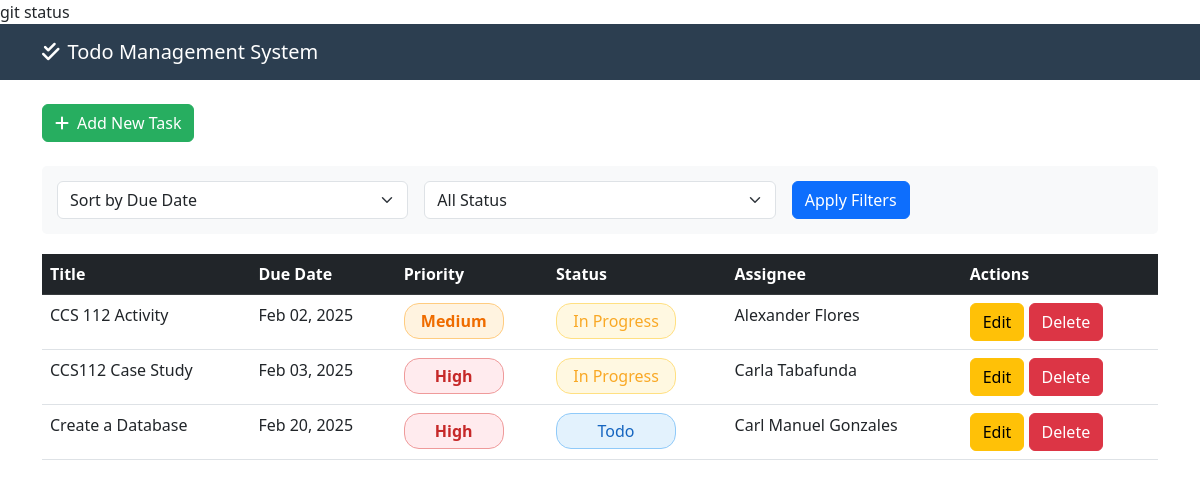
The page / on the database its author committed.
### tables this page shows
CREATE TABLE `tasks` (
  `id` int(11) NOT NULL,
  `title` varchar(255) NOT NULL,
  `description` text DEFAULT NULL,
  `due_date` date NOT NULL,
  `priority` enum('Low','Medium','High') DEFAULT 'Medium',
  `status` enum('todo','in_progress','done') DEFAULT 'todo',
  `created_at` timestamp NOT NULL DEFAULT current_timestamp(),
  `updated_at` timestamp NOT NULL DEFAULT current_timestamp() ON UPDATE current_timestamp(),
  `assignee_id` int(11) DEFAULT NULL
);

CREATE TABLE `users` (
  `id` int(11) NOT NULL,
  `name` varchar(255) NOT NULL
);

### index.php (the view, shortened to what this page needs)
<!DOCTYPE html>
<html lang="en">
<head>
    <link href="https://cdn.jsdelivr.net/npm/bootstrap@5.3.0/dist/css/bootstrap.min.css" rel="stylesheet">
    <link rel="stylesheet" href="https://cdnjs.cloudflare.com/ajax/libs/font-awesome/6.0.0/css/all.min.css">
</head>
<body>
    <nav class="navbar navbar-expand-lg navbar-dark mb-4">
        <div class="container">
            <a class="navbar-brand" href="#"><i class="fas fa-check-double me-2"></i>Todo Management System</a>
        </div>
    </nav>
    <div class="container">
        <div class="row mb-4">
            <div class="col">
                <a href="add_task.php" class="btn add-task-btn text-white">
                    <i class="fas fa-plus me-2"></i>Add New Task
                </a>
            </div>
        </div>
        <div class="filter-section">
            <form class="row g-3">
                <div class="col-md-4">
                    <select class="form-select" name="sort_by">
                        <option value="due_date">Sort by Due Date</option>
                    </select>
                </div>
                <div class="col-md-4">
                    <select class="form-select" name="status_filter">
                        <option value="all">All Status</option>
                    </select>
                </div>
                <div class="col-md-4">
                    <button type="submit" class="btn btn-primary">Apply Filters</button>
                </div>
            </form>
        </div>
        <div class="table-responsive">
            <table class="table table-hover">
                <thead class="table-dark">
                    <tr>
                        <th>Title</th>
                        <th>Due Date</th>
                        <th>Priority</th>
                        <th>Status</th>
                        <th>Assignee</th>
                        <th>Actions</th>
                    </tr>
                </thead>
                <tbody>
                    <?php
                    include 'db_connect.php';
                    $sort = isset($_GET['sort_by']) ? $_GET['sort_by'] : 'due_date';
                    $query = "SELECT * FROM tasks";
                    if ($sort == 'priority') {
                        $query .= " ORDER BY FIELD(priority, 'High', 'Medium', 'Low')";
                    } elseif ($sort == 'status') {
                        $query .= " ORDER BY FIELD(status, 'todo', 'in_progress', 'done')";
                    } else {
                        $query .= " ORDER BY due_date";
                    }
                    $result = mysqli_query($conn, $query);
                    while ($row = mysqli_fetch_assoc($result)) {
                        $assignee_name = 'No assignee';
                        if ($row['assignee_id']) {
                            $assignee_query = "SELECT name FROM users WHERE id = {$row['assignee_id']}";
                            $assignee_result = mysqli_query($conn, $assignee_query);
                            $assignee = mysqli_fetch_assoc($assignee_result);
                            $assignee_name = $assignee['name'];
                        }
                    ?>
                    <tr data-href="view_task.php?id=<?php echo $row['id']; ?>" class="clickable-row">
                        <td><?php echo htmlspecialchars($row['title']); ?></td>
                        <td><?php echo date('M d, Y', strtotime($row['due_date'])); ?></td>
                        <td>
                            <span class="priority-badge priority-<?php echo strtolower($row['priority']); ?>">
                                <?php echo $row['priority']; ?>
                            </span>
                        </td>
                        <td>
                            <span class="status-badge status-<?php echo str_replace('_', '-', $row['status']); ?>">
                                <?php echo ucwords(str_replace('_', ' ', $row['status'])); ?>
                            </span>
                        </td>
                        <td><?php echo $assignee_name; ?></td>
                        <td>
                            <a href="edit_task.php?id=<?php echo $row['id']; ?>" class="btn btn-warning">Edit</a>
                            <a href="delete_task.php?id=<?php echo $row['id']; ?>" class="btn btn-danger delete-link">Delete</a>
                        </td>
                    </tr>
                    <?php } ?>
                </tbody>
            </table>
        </div>
    </div>
</body>
</html>

### index.php (style rules this page uses)
.navbar { background-color: #2c3e50; }
.navbar-brand { color: white !important; }
.add-task-btn { background-color: #27ae60; border-color: #27ae60; }
.filter-section { background-color: #f8f9fa; padding: 15px; border-radius: 5px; margin-bottom: 20px; }
.priority-badge { padding: 5px 10px; border-radius: 15px; font-weight: bold; text-align: center; width: 100px; display: inline-block; }
.priority-high { background-color: #ffebee; color: #c62828; border: 1px solid #ef9a9a; }
.priority-medium { background-color: #fff3e0; color: #ef6c00; border: 1px solid #ffcc80; }
.status-badge { padding: 5px 10px; border-radius: 15px; text-align: center; width: 120px; display: inline-block; }
.status-todo { background-color: #e3f2fd; color: #1565c0; border: 1px solid #90caf9; }
.status-in-progress { background-color: #fff8e1; color: #f9a825; border: 1px solid #ffe082; }

### rows shown on the page
tasks: title "CCS 112 Activity", due_date "Feb 02, 2025", priority "Medium", status "In Progress", assignee.name "Alexander Flores"
tasks: title "CCS112 Case Study", due_date "Feb 03, 2025", priority "High", status "In Progress", assignee.name "Carla Tabafunda"
tasks: title "Create a Database", due_date "Feb 20, 2025", priority "High", status "Todo", assignee.name "Carl Manuel Gonzales"
